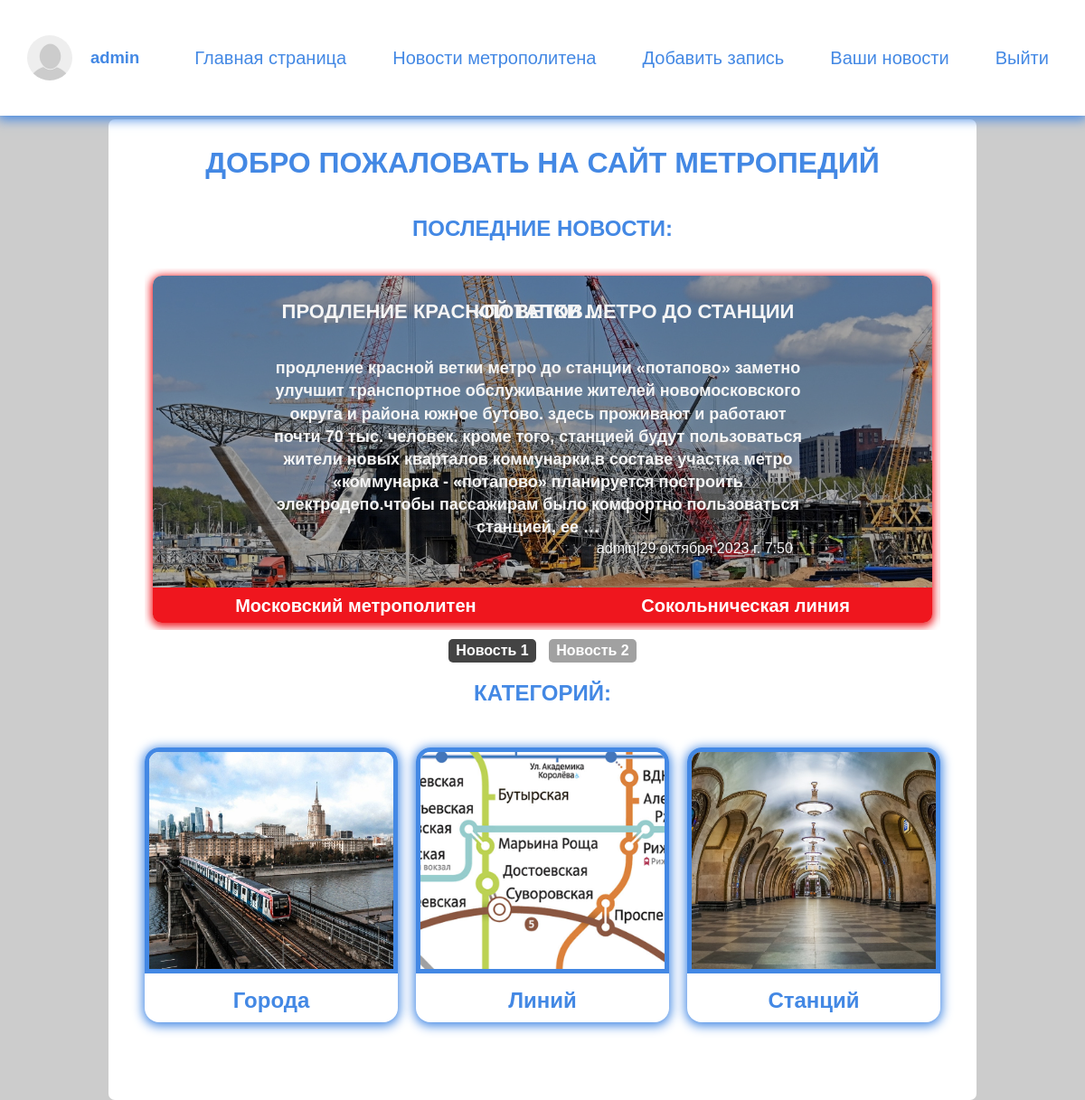
The page / (signed in) on the database its author committed.
### users/models.py (models this page shows, shortened)
class Profile(AbstractBaseUser, PermissionsMixin):
    username = models.CharField(max_length=150, unique=True, blank=True)
    email = models.EmailField(_('email_address'), unique=True, max_length=200)
    date_joined = models.DateTimeField(default=timezone.now)
    is_staff = models.BooleanField(default=False)
    is_active = models.BooleanField(default=True)
    image = models.ImageField(upload_to='avatars/%Y/%M/%D', default='avatars/avatar.jpg', blank=True)
    USERNAME_FIELD = 'username'
    REQUIRED_FIELDS = []
    objects = CustomUserManager()

### metro_blog/models.py (models this page shows, shortened)
class Blog(models.Model):
    owner = models.ForeignKey(Profile, on_delete=models.SET_NULL, blank=True, null=True)
    title = models.CharField(max_length=250, blank=False, verbose_name='Название')
    slug = models.CharField(max_length=250, unique=True, verbose_name='Ссылка')
    content = RichTextField(blank=True, null=True, verbose_name='Текст', config_name='extends')
    source = models.CharField(max_length=250, blank=True, null=True, verbose_name='Источник')
    image = models.ImageField(upload_to='images/%Y/%M/%D', blank=True, verbose_name='Картинка')
    is_public = models.BooleanField(default=False)
    time_created = models.DateTimeField(auto_now_add=True, verbose_name='Время создания')
    time_update = models.DateTimeField(auto_now=True, verbose_name='Время обновления')
    line = models.ForeignKey(Line, on_delete=models.PROTECT, blank=True, null=True, verbose_name='линия')
    def get_absolute_url(self):
        return reverse('post', kwargs={'post_slug': self.slug})
    class Meta:
        verbose_name = 'Новость'
        verbose_name_plural = 'Новости'
        ordering = ['-time_created']

### metro_wiki/models.py (models this page shows, shortened)
class Line(models.Model):
    title = models.CharField(max_length=100, blank=False, verbose_name='Название линий')
    slug = models.CharField(max_length=100, blank=False, unique=True, verbose_name='Ссылка')
    content = RichTextField(blank=True, null=True, verbose_name='Текст', config_name='extends')
    number = models.CharField(max_length=3, blank=True, verbose_name='Номер линий')
    color_text = ColorField(default='#FFFFFF', verbose_name='Цвет текста')
    color = ColorField(default='#EF161E', verbose_name='Цвет')
    city = models.ForeignKey(City, on_delete=models.PROTECT, verbose_name='Город')
    image = models.ImageField(upload_to='images/%Y/%M/%D', blank=True, verbose_name='Картинка')
    def get_absolute_url(self):
        return reverse('line', kwargs={'line_slug': self.slug})
    class Meta:
        verbose_name = 'Линия'
        verbose_name_plural = 'Линии'
        ordering = ['number', 'title']

class City(models.Model):
    title = models.CharField(max_length=100, blank=False, verbose_name='Название метрополитена')
    slug = models.CharField(max_length=100, blank=False, unique=True, verbose_name='Ссылка')
    image = models.ImageField(upload_to='images/%Y/%M/%D', blank=True, verbose_name='Картинка')
    content = RichTextField(blank=True, null=True, verbose_name='Текст', config_name='extends')
    def get_absolute_url(self):
        return reverse('city', kwargs={'city_slug': self.slug})
    class Meta:
        verbose_name = 'Город'
        verbose_name_plural = 'Города'
        ordering = ['title']

### main_page/views.py (the view)
# urls.py: path('', LastNews.as_view(), name='main'),
class LastNews(DataMixin, LastNewsMixin, ListView):
    model = Blog
    template_name = 'main_page/index.html'
    context_object_name = 'posts'
    def get_context_data(self, *, object_list=None, **kwargs):
        context = super().get_context_data(**kwargs)
        context['posts'] = Blog.objects.filter(is_public=True)
        context['count'] = Blog.objects.filter(is_public=True).count
        context['post_user_count'] = Blog.objects.filter(owner=self.request.user).count
        c_def = self.get_user_context(title='Главная страница')
        return dict(list(context.items()) + list(c_def.items()))

### main_page/templatetags/blog_filters.py (called while the page is built)
@register.filter
def replacer(text):
    filtration = {'&ndash;': '-', '&laquo;': '«', '&raquo;': '»', '&nbsp;': ' \n'}
    for key, value in filtration.items():
        text = text.replace(key, value)
    return text

### main_page/utils.py (called while the page is built)
    @staticmethod
    def get_user_context(**kwargs):
        context = kwargs
        context['menu'] = menu
        context['submenu'] = submenu
        context['cats'] = cats
        return context

### main_page/templates/main_page/index.html (shortened to what this page needs)
{% extends 'main_page/base.html' %}
{% load static %}
{% load blog_filters %}
{% block content %}
<main class="content">
    <div class="wrap" style="flex-direction: column;">
        <h1 class="title_wrap">Добро пожаловать на сайт Метропедий</h1>
        {% if posts %}
        <h2>Последние новости:</h2>
        <section class="post_sect">
            <div id="frame">
                <div id="slides">
                    <div id="overflow">
                        <div class="inner" style="--news-count: calc(100% * {{ count }});">
                            {% for p in posts %}
                            <div class="frame frame_{{ forloop.counter }}" style="--news-count: calc(100% / {{ count }});">
                                <div class="frame-content {% if p.image %} frame-content-with-image {% endif %}" style="box-shadow: 0px 2px 10px 2px {{ p.line.color }};">
                                    <div class="prev_post_slider">
                                            {% if p.image %}
                                            <img src="{{ p.image.url }}" alt="post_image">
                                            {% endif %}
                                        </div>
                                    <a class="post_info" href="{{ p.get_absolute_url }}">
                                        <h2>{{ p.title | truncatechars:50 }}</h2>
                                        <p>{{ p.content | striptags | replacer | linebreaksbr | truncatewords:50 }}</p>
                                        <div class="date_post">
                                            <span>{{ p.owner.username }}|{{ p.time_update }}</span>
                                        </div>
                                    </a>
                                    <div class="cat_post" id="fixed_container" style="background: {{ p.line.color }}">
                                        <a href="{{ p.line.city.get_absolute_url }}">
                                            <span class="hover_replace"
                                                  style="color: {{ p.line.color_text }}; --hr:{{ p.line.color_text }}80;">{{ p.line.city.title }}</span>
                                        </a>
                                        <a href="{{ p.line.get_absolute_url }}">
                                            <span class="hover_replace"
                                                  style="color: {{ p.line.color_text }}; --hr:{{ p.line.color_text }}80;">{{ p.line.title }}</span>
                                        </a>
                                    </div>
                                </div>
                            </div>
                            {% endfor %}
                        </div>
                    </div>
                </div>
                <div id="bullets">
                    {% for p in posts %}
                    <label for="frame{{ forloop.counter }}">Новость {{ forloop.counter }}</label>
                    {% endfor %}
                </div>
            </div>
        </section>
        {% endif %}
        <section class="post_sect">
            <h2>Категорий:</h2>
            <ul class="cats_list">
                {% for c in cats %}
                <li class="element cat_list">
                    <a href="{% url c.url_name %}">
                        <button class="btn_cats">
                            <img src="{% static c.image %}" alt="cat_image">
                            <span>{{ c.title }}</span></button>
                    </a>
                </li>
                {% endfor %}
            </ul>
        </section>
    </div>
</main>
{% endblock %}

### main_page/templates/main_page/navbar.html (shortened to what this page needs)
{% load static %}
<header class="menu">
    <section class="wrap_navbar">
        <ul class="navbar">
            {% if request.user.is_authenticated %}
            <li class="logo">
                <div>
                    <img src="{{ user.image.url }}" alt="{{ user.username }}" class="avatar">
                    <p>{{ user.username }}</p>
                </div>
            </li>
            {% else %}
            <li class="logo"><a href="{% url 'main' %}">MetroPedia</a></li>
            {% endif %}
            {% for m in menu %}
            <li><a href="{% url m.url_name %}">{{ m.title }}</a></li>
            {% endfor %}
            {% if request.user.is_staff %}
            <li><p class="p-as-a">Добавить запись</p>
            </li>
            {% elif request.user.is_authenticated %}
            <li><a href="{% url 'add_post' %}">Преложить новость</a></li>
            {% endif %}
            {% if post_user_count > 0 and request.user.is_authenticated and not request.user.is_staff %}
            <li><a href="{% url 'post_user_list' %}">Преложенные новости</a></li>
            {% elif post_user_count > 0 and request.user.is_staff %}
            <li><a href="{% url 'post_user_list' %}">Ваши новости</a></li>
            {% endif %}
            {% if request.user.is_authenticated %}
            <li><a href="{% url 'logout' %}">Выйти</a></li>
            {% else %}
            <li>
                <a href="{% url 'register' %}">Регистрация</a> |
                <a href="{% url 'login' %}">Войти</a>
            </li>
            {% endif %}
        </ul>
    </section>
</header>

### rows shown on the page
Profile: image (placeholder picture), username "admin"
Blog: image (picture), title "ПРОДЛЕНИЕ КРАСНОЙ ВЕТКИ МЕТРО ДО СТАНЦИИ «ПОТАПОВ…", content "продление красной ветки метро до станции «потапово» заметно улучшит транспортное обслуживание жителей новомосковского округа и района южное бутово. здесь проживают и работают почти 70 тыс. человек. кроме того, станцией будут пользоваться жители новых кварталов коммунарки. в составе участка метро «коммунарка - «потапово» планируется построить электродепо. чтобы пассажирам было комфортно пользоваться станцией, ее …", owner.username "admin", time_update "29 октября 2023 г. 7:50", line.city "Московский метрополитен", line "Сокольническая линия"

### other values the page prints
{{ m.title }} "Главная страница" "Новости метрополитена"
{{ c.title }} "Города" "Линий" "Станций"
